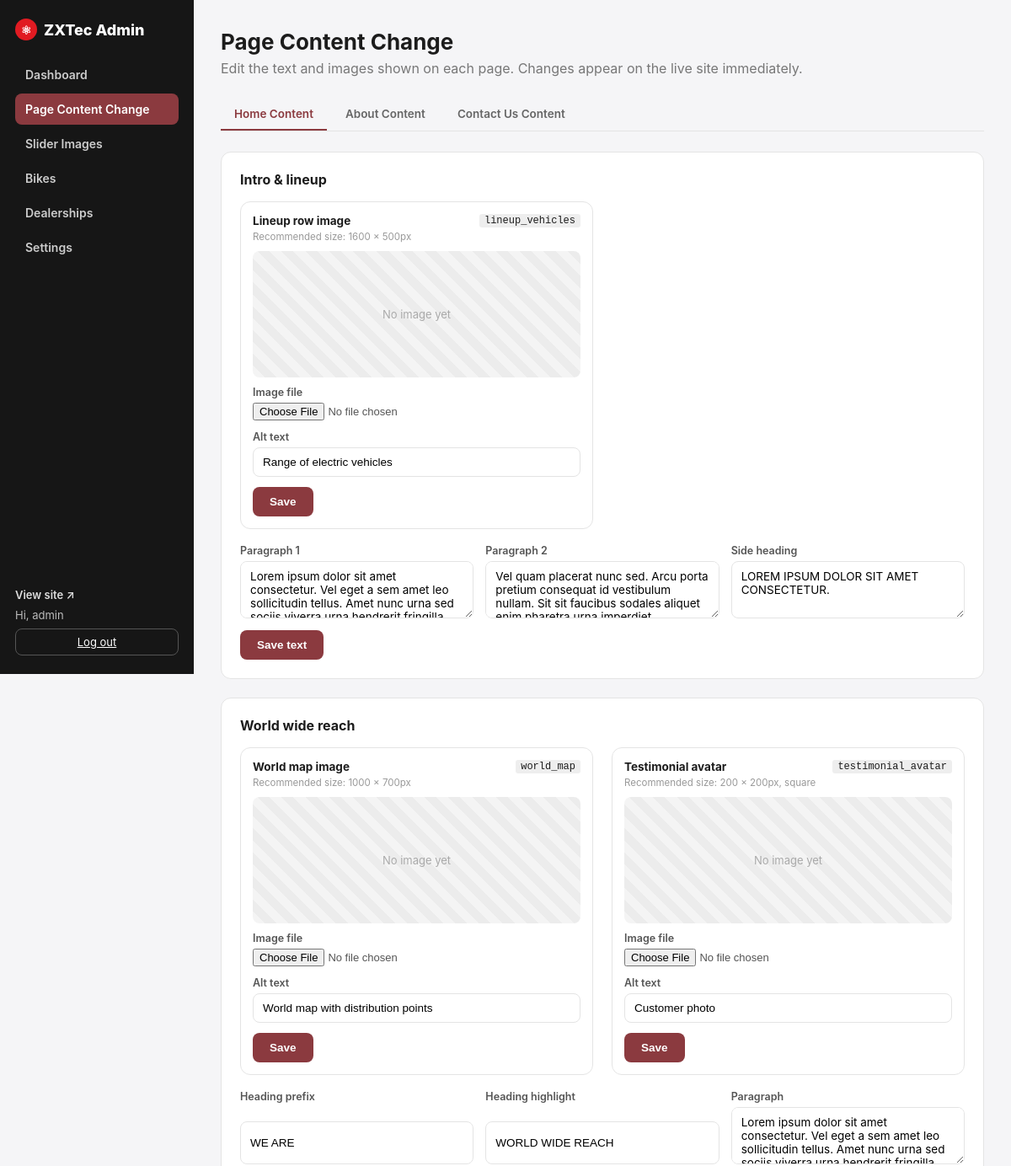
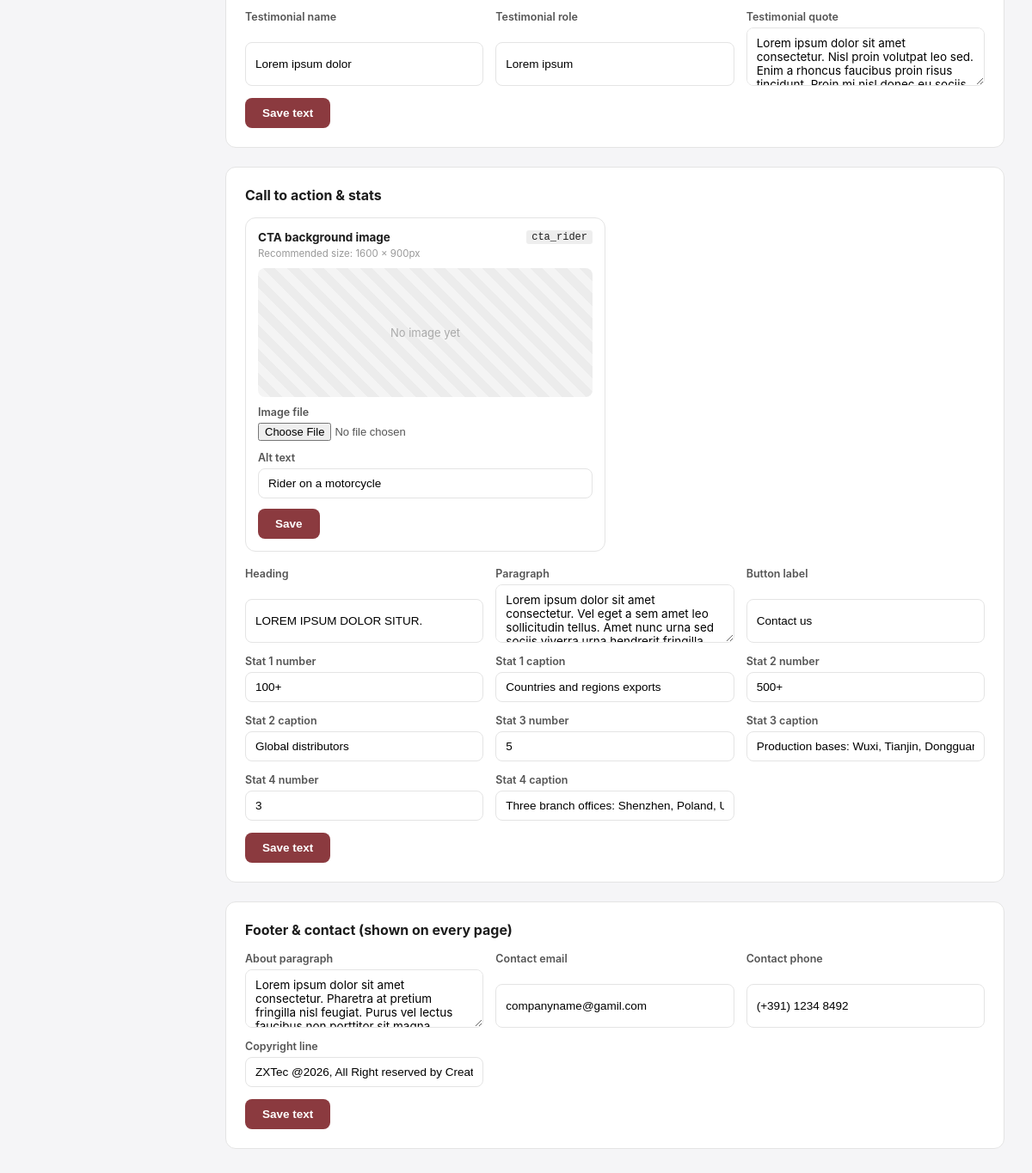
/admin/content.php (signed in), run on the app's committed database (2 pictures, top to bottom).
### tables this page shows
CREATE TABLE IF NOT EXISTS images (
    id INT AUTO_INCREMENT PRIMARY KEY,
    slot VARCHAR(64) NOT NULL UNIQUE,    
    label VARCHAR(128) NOT NULL,         
    filename VARCHAR(255) DEFAULT NULL,  
    alt_text VARCHAR(255) DEFAULT '',
    updated_at TIMESTAMP DEFAULT CURRENT_TIMESTAMP ON UPDATE CURRENT_TIMESTAMP
);

### includes/db.php (called while the page is built, shortened)
<?php
function db(): PDO
{
    static $pdo = null;
    if ($pdo === null) {
        if (DB_SOCKET !== '') {
            $dsn = 'mysql:unix_socket=' . DB_SOCKET . ';dbname=' . DB_NAME . ';charset=utf8mb4';
        } else {
            $dsn = 'mysql:host=' . DB_HOST . ';port=' . DB_PORT . ';dbname=' . DB_NAME . ';charset=utf8mb4';
        }
        $pdo = new PDO($dsn, DB_USER, DB_PASS, [
            PDO::ATTR_ERRMODE            => PDO::ERRMODE_EXCEPTION,
            PDO::ATTR_DEFAULT_FETCH_MODE => PDO::FETCH_ASSOC,
            PDO::ATTR_EMULATE_PREPARES   => false,
        ]);
    }
    return $pdo;
}
function all_images(): array
{
    $rows = db()->query('SELECT * FROM images ORDER BY id')->fetchAll();
    $out = [];
    foreach ($rows as $r) {
        $out[$r['slot']] = $r;
    }
    return $out;
}
function e(?string $s): string
{
    return htmlspecialchars((string) $s, ENT_QUOTES, 'UTF-8');
}
function all_content(): array
{
    $rows = db()->query('SELECT * FROM content')->fetchAll();
    $out = [];
    foreach ($rows as $r) {
        $out[$r['content_key']] = $r['content_value'];
    }
    return $out;
}

### admin/auth.php (called while the page is built, shortened)
<?php
require_once __DIR__ . '/../includes/db.php';
function current_admin(): ?array
{
    return $_SESSION['admin'] ?? null;
}

### admin/content.php (the view, shortened to what this page needs)
<?php
require_once __DIR__ . '/layout.php';
$sections = content_field_sections();
$contentValues = all_content();
$images = all_images();
$token = csrf_token();
$pageTabs = [
    'home'    => 'Home Content',
    'about'   => 'About Content',
    'contact' => 'Contact Us Content',
];
$activePage = $_GET['page'] ?? 'home';
$visibleSections = array_filter($sections, static fn($s) => ($s['page'] ?? 'home') === $activePage);
$formAction = 'content.php?page=' . e($activePage);
admin_header('content', 'Page Content Change');
?>
<p class="admin-lead">Edit the text and images shown on each page. Changes appear on the live site immediately.</p>
<div class="tab-nav">
    <?php foreach ($pageTabs as $key => $label): ?>
        <a href="content.php?page=<?= e($key) ?>" class="<?= $key === $activePage ? 'is-active' : '' ?>"><?= e($label) ?></a>
    <?php endforeach; ?>
</div>
<?php foreach ($visibleSections as $section): ?>
    <div class="card">
        <h3><?= e($section['title']) ?></h3>
        <?php if (!empty($section['groups'])): ?>
            <div class="content-groups">
                <?php foreach ($section['groups'] as $group):
                    $img = null;
                    if (!empty($group['image'])) {
                        $img = $images[$group['image']['slot']] ?? null;
                    }
                    $fieldKeys = implode(',', array_keys($group['fields'] ?? []));
                ?>
                    <div class="content-group">
                        <?php if (!empty($group['image'])): ?>
                            <div class="content-group-media">
                                <div class="preview">
                                    <?php if ($img && $img['filename']): ?>
                                        <img src="<?= e(UPLOAD_URL . '/' . rawurlencode($img['filename'])) ?>" alt="<?= e($img['alt_text'] ?? '') ?>">
                                    <?php else: ?>
                                        <div class="preview-empty">No image yet</div>
                                    <?php endif; ?>
                                </div>
                                <?php if (!empty($group['image']['size'])): ?><p class="size-hint"><?= e($group['image']['size']) ?></p><?php endif; ?>
                            </div>
                        <?php endif; ?>
                        <form method="post" action="<?= $formAction ?>" enctype="multipart/form-data" class="content-group-body">
                            <input type="hidden" name="csrf" value="<?= e($token) ?>">
                            <input type="hidden" name="action" value="save_group">
                            <input type="hidden" name="field_keys" value="<?= e($fieldKeys) ?>">
                            <h4><?= e($group['title']) ?></h4>
                            <?php if (!empty($group['image'])): $slot = $group['image']['slot']; ?>
                                <input type="hidden" name="slot" value="<?= e($slot) ?>">
                                <div class="content-group-fields">
                                    <label class="field"><?= e($group['image']['label']) ?>
                                        <input type="file" name="image" accept="image/*">
                                    </label>
                                    <label class="field">Image alt text
                                        <input type="text" name="alt_text" value="<?= e($img['alt_text'] ?? '') ?>">
                                    </label>
                                </div>
                            <?php endif; ?>
                            <div class="content-group-fields">
                                <?php foreach ($group['fields'] as $key => $meta): ?>
                                    <label class="field">
                                        <?= e($meta['label']) ?>
                                        <?php if ($meta['type'] === 'textarea'): ?>
                                            <textarea name="<?= e($key) ?>" rows="3"><?= e($contentValues[$key] ?? '') ?></textarea>
                                        <?php else: ?>
                                            <input type="text" name="<?= e($key) ?>" value="<?= e($contentValues[$key] ?? '') ?>">
                                        <?php endif; ?>
                                    </label>
                                <?php endforeach; ?>
                            </div>
                            <div class="image-actions">
                                <button type="submit" class="btn-primary">Save</button>
                                <?php if (!empty($group['image']) && $img && $img['filename']): ?>
                                    <button type="submit" name="action" value="delete_image" class="btn-danger"
                                            onclick="return confirm('Remove this image?');">Remove image</button>
                                <?php endif; ?>
                            </div>
                        </form>
                    </div>
                <?php endforeach; ?>
            </div>
        <?php else: ?>
            <?php if (!empty($section['images'])): ?>
                <div class="image-grid image-grid-compact">
                    <?php foreach ($section['images'] as $slot => $slotMeta): $img = $images[$slot] ?? null; ?>
                        <div class="image-card">
                            <div class="image-card-head">
                                <h4><?= e($slotMeta['label']) ?></h4>
                                <code><?= e($slot) ?></code>
                            </div>
                            <?php if (!empty($slotMeta['size'])): ?><p class="size-hint">Recommended size: <?= e($slotMeta['size']) ?></p><?php endif; ?>
                            <div class="preview">
                                <?php if ($img && $img['filename']): ?>
                                    <img src="<?= e(UPLOAD_URL . '/' . rawurlencode($img['filename'])) ?>" alt="<?= e($img['alt_text'] ?? '') ?>">
                                <?php else: ?>
                                    <div class="preview-empty">No image yet</div>
                                <?php endif; ?>
                            </div>
                            <form method="post" action="<?= $formAction ?>" enctype="multipart/form-data" class="image-form">
                                <label class="field">Image file
                                    <input type="file" name="image" accept="image/*">
                                </label>
                                <label class="field">Alt text
                                    <input type="text" name="alt_text" value="<?= e($img['alt_text'] ?? '') ?>">
                                </label>
                                <div class="image-actions">
                                    <button type="submit" class="btn-primary">Save</button>
                                </div>
                            </form>
                        </div>
                    <?php endforeach; ?>
                </div>
            <?php endif; ?>
            <form method="post" action="<?= $formAction ?>" class="content-fields">
                <?php foreach ($section['fields'] as $key => $meta): ?>
                    <label class="field">
                        <?= e($meta['label']) ?>
                        <?php if ($meta['type'] === 'textarea'): ?>
                            <textarea name="<?= e($key) ?>" rows="3"><?= e($contentValues[$key] ?? '') ?></textarea>
                        <?php else: ?>
                            <input type="text" name="<?= e($key) ?>" value="<?= e($contentValues[$key] ?? '') ?>">
                        <?php endif; ?>
                    </label>
                <?php endforeach; ?>
                <button type="submit" class="btn-primary">Save text</button>
            </form>
        <?php endif; ?>
    </div>
<?php endforeach; ?>
<?php
admin_footer();

### admin/layout.php (shortened to what this page needs)
<?php
require_once __DIR__ . '/auth.php';
function admin_header(string $active, string $title): void
{
    ?>
<!DOCTYPE html>
<html lang="en">
<head>
<link rel="stylesheet" href="admin.css">
</head>
<body>
<div class="admin-shell">
    <aside class="admin-side">
        <div class="admin-brand"><span class="brand-mark">&#9883;</span> ZXTec Admin</div>
        <nav class="admin-nav">
            <?php foreach (ADMIN_NAV as $key => $item): ?>
                <a href="<?= e($item['href']) ?>" class="<?= $key === $active ? 'is-active' : '' ?>"><?= e($item['label']) ?></a>
            <?php endforeach; ?>
        </nav>
        <div class="admin-side-foot">
            <a href="../" target="_blank" class="link">View site &nearr;</a>
            <span class="who">Hi, <?= e(current_admin()['username']) ?></span>
            <a href="logout.php" class="btn-ghost">Log out</a>
        </div>
    </aside>
    <main class="admin-main">
        <h1><?= e($title) ?></h1>
    <?php
}
function admin_footer(): void
{
    ?>
    </main>
</div>
</body>
</html>
    <?php
}

### admin/admin.css (style rules this page uses)
:root { --maroon: #8B3A3F; --red: #E11B22; --ink: #161616; --line: #e4e4e4; --bg: #f5f5f7; }
* { box-sizing: border-box; }
body { margin: 0; font-family: "Inter", "Helvetica Neue", Arial, sans-serif; background: var(--bg); color: #1c1c1c; }
.brand-mark { display: inline-grid; place-items: center; width: 26px; height: 26px; border-radius: 50%; background: var(--red); color: #fff; font-size: 14px; vertical-align: middle; }
code { background: #eee; padding: 1px 6px; border-radius: 3px; font-size: 12px; }
.admin-brand { font-weight: 800; font-size: 18px; display: flex; align-items: center; gap: 8px; }
.who { color: #bbb; }
.link { color: var(--maroon); text-decoration: none; font-weight: 600; }
.admin-shell { display: flex; min-height: 100vh; align-items: stretch; }
.admin-side { width: 230px; flex: 0 0 230px; background: var(--ink); color: #fff; display: flex; flex-direction: column; padding: 22px 18px; gap: 22px; position: sticky; top: 0; height: 100vh; }
.admin-side .admin-brand { color: #fff; }
.admin-nav { display: flex; flex-direction: column; gap: 4px; flex: 1; }
.admin-nav a { color: #ccc; text-decoration: none; padding: 10px 12px; border-radius: 8px; font-size: 14px; font-weight: 600; }
.admin-nav a.is-active { background: var(--maroon); color: #fff; }
.admin-side-foot { display: flex; flex-direction: column; gap: 8px; font-size: 13px; }
.admin-side-foot .link { color: #ddd; }
.admin-side-foot .btn-ghost { text-align: center; }
.admin-main { flex: 1; min-width: 0; padding: 34px 32px 70px; }
.admin-main h1 { font-size: 26px; margin: 0 0 6px; }
.admin-lead { color: #777; margin: 0 0 26px; }
.card { background: #fff; border: 1px solid var(--line); border-radius: 12px; padding: 22px; margin-bottom: 22px; }
.card h3 { margin: 0 0 16px; font-size: 16px; }
.card h4 { margin: 0; font-size: 13.5px; }
.settings-form, .content-fields { display: grid; grid-template-columns: repeat(auto-fill, minmax(240px, 1fr)); gap: 14px; }
.content-fields { margin-top: 6px; }
.content-fields .btn-primary, .settings-form .btn-primary { grid-column: 1 / -1; justify-self: start; }
.field textarea { padding: 9px 11px; border: 1px solid var(--line); border-radius: 8px; font-size: 13.5px; font-family: inherit; resize: vertical; }
.image-grid { display: grid; grid-template-columns: repeat(auto-fill, minmax(300px, 1fr)); gap: 22px; }
.image-grid-compact { margin-bottom: 18px; }
.image-grid-compact .image-card { padding: 14px; gap: 10px; }
.size-hint { margin: -6px 0 0; font-size: 11.5px; color: #999; }
.tab-nav { display: flex; gap: 6px; border-bottom: 1px solid var(--line); margin-bottom: 24px; }
.tab-nav a { color: #666; text-decoration: none; font-weight: 600; font-size: 13.5px; padding: 10px 16px; border-bottom: 2px solid transparent; }
.tab-nav a.is-active { color: var(--maroon); border-bottom-color: var(--maroon); }
.image-card { background: #fff; border: 1px solid var(--line); border-radius: 12px; padding: 18px; display: flex; flex-direction: column; gap: 14px; }
.image-card-head { display: flex; align-items: center; justify-content: space-between; gap: 10px; }
.preview { background: repeating-linear-gradient(45deg,#f4f4f4,#f4f4f4 10px,#ececec 10px,#ececec 20px); border-radius: 8px; min-height: 150px; display: grid; place-items: center; overflow: hidden; }
.preview-empty { color: #aaa; font-size: 13px; }
.image-form { display: grid; gap: 12px; }
.field { display: grid; gap: 5px; font-size: 12.5px; font-weight: 600; color: #555; }
.field input[type=text] { padding: 9px 11px; border: 1px solid var(--line); border-radius: 8px; font-size: 13.5px; }
.field input[type=file] { font-size: 13px; }
.image-actions { display: flex; gap: 10px; }
.btn-primary { background: var(--maroon); color: #fff; border: 0; padding: 10px 20px; border-radius: 8px; font-weight: 600; font-size: 13.5px; cursor: pointer; }
.btn-ghost { border: 1px solid #555; color: #fff; padding: 7px 15px; border-radius: 8px; font-size: 13px; }

### data on the page
images: alt_text "Range of electric vehicles"
images: alt_text "World map with distribution points"
images: alt_text "Customer photo"
images: alt_text "Rider on a motorcycle"

### other printed values
$item['label'] "Dashboard"
$item['label'] "Page Content Change"
$item['label'] "Slider Images"
$item['label'] "Bikes"
$item['label'] "Dealerships"
$item['label'] "Settings"
current_admin()['username'] "admin"
$title "Page Content Change"
$label "Home Content"
$label "About Content"
$label "Contact Us Content"
$section['title'] "Intro & lineup"
$slotMeta['label'] "Lineup row image"
$slot "lineup_vehicles"
$slotMeta['size'] "1600 × 500px"
